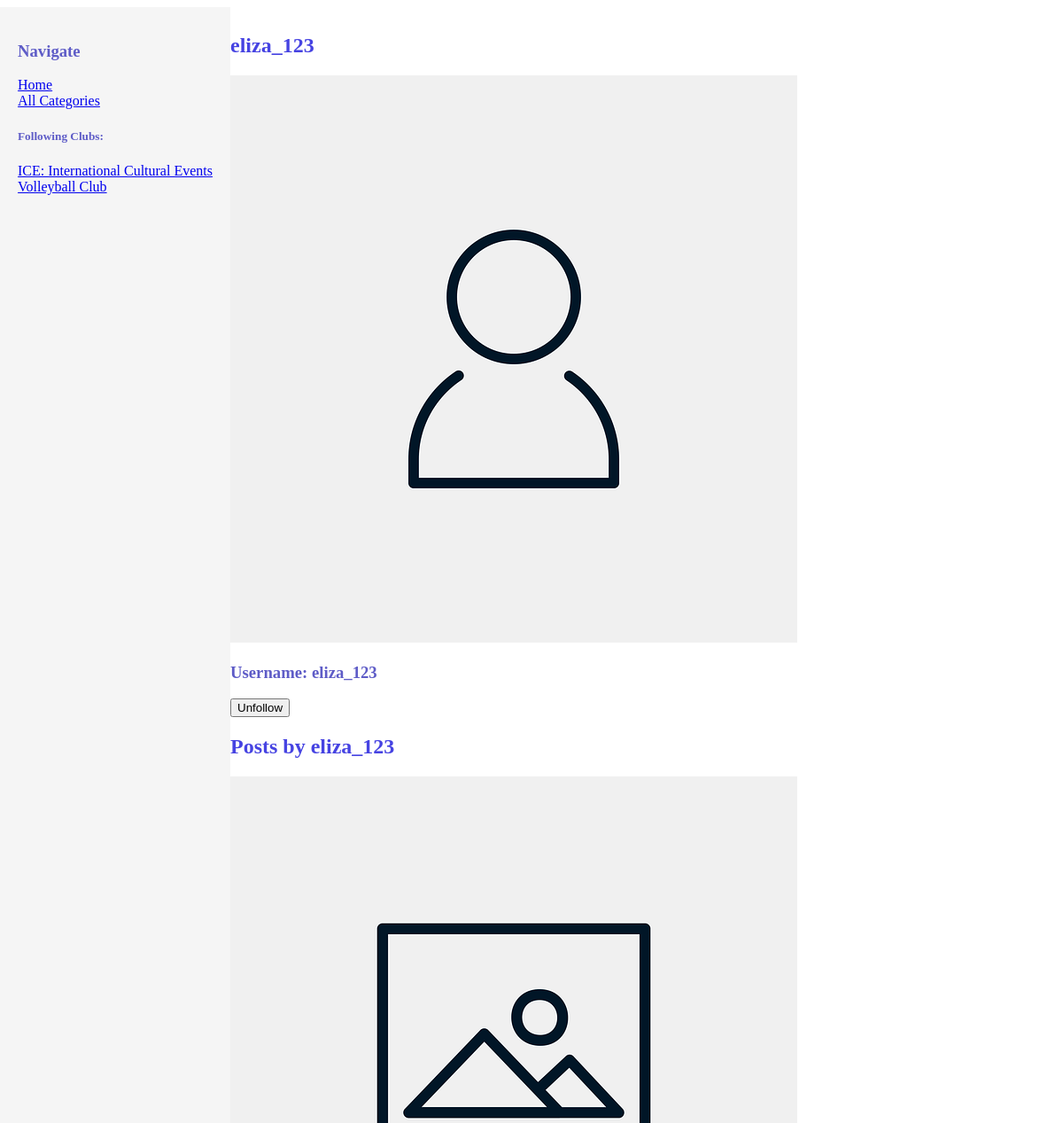
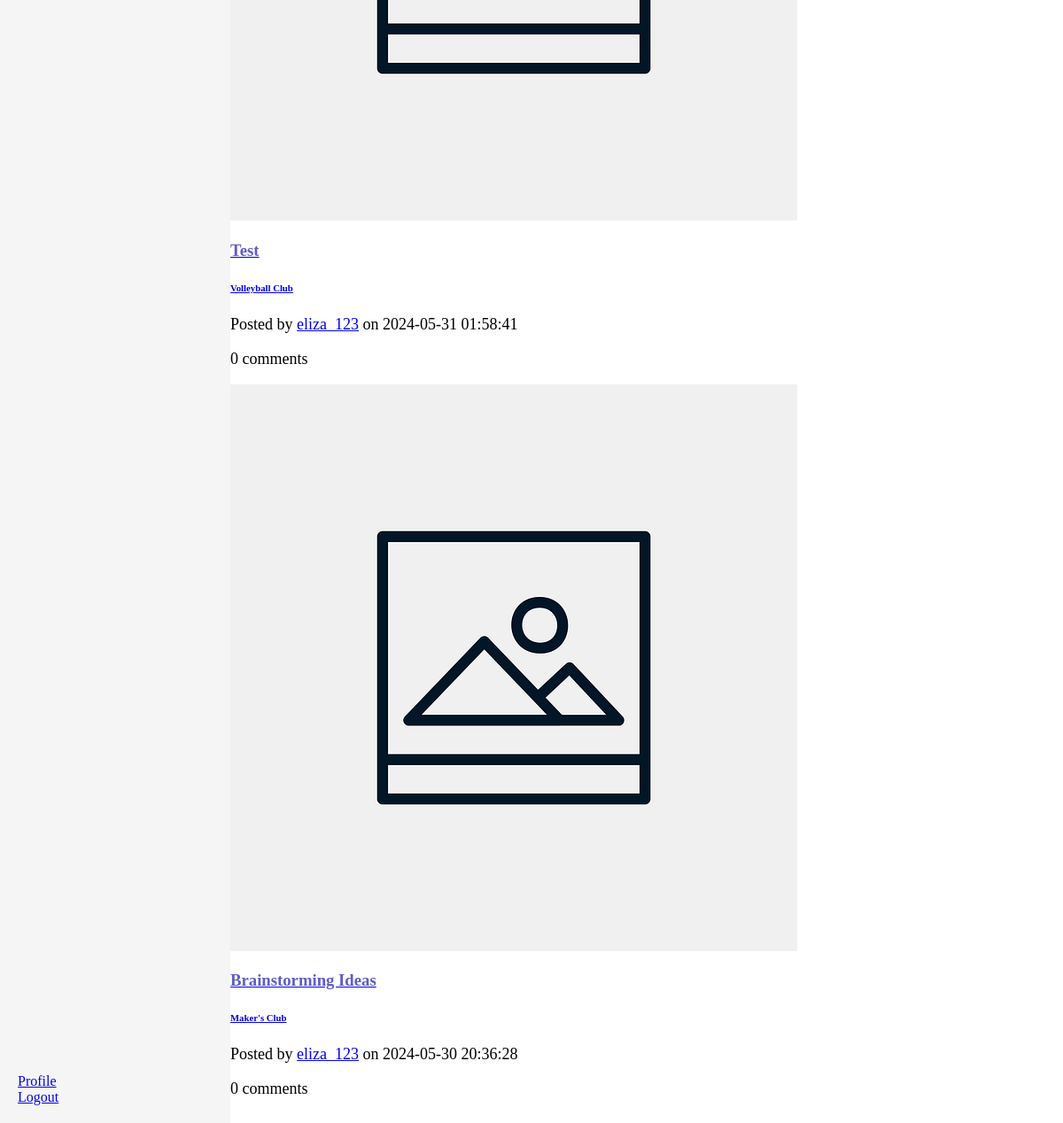
The page /profile/2 (signed in) on the database its author committed (2 pictures, top to bottom).
### tables this page shows
CREATE TABLE categories(
    id integer primary key not null,
    name text,
    description text,
    img text);

CREATE TABLE users(
    id integer primary key not null,
    uname text unique,
    email varchar(100) unique,
    password varchar(256),
    name text,
    pfp text,
    saved_cats text,
    saved_posts text,
    following_u text);

CREATE TABLE posts(
    id integer primary key not null,
    date datetime default (datetime('now','localtime')),
    saved_count integer default 0,
    comment_count integer default 0,
    title text,
    content text,
    attachment text,
    category_id integer,
    user_id integer,
    foreign key(category_id) references categories(id),
    foreign key(user_id) references users(id));

### app.py (the view)
@app.route('/profile/<int:user_id>', methods=['GET', 'POST'])  # If session exists, show to profile screen, else redirect to login
def get_profile(user_id):
    if check_session(session) is None:
        return redirect(url_for('login'))
    else:
        if user_id == session['user_id']:
            if request.method == 'POST':
                pfp = request.files['pfp']
                if pfp:
                    filename = str(datetime.now().strftime("%Y-%m-%d-%H-%M-%S-")) + pfp.filename
                    pfp.save(os.path.join(app.config['UPLOAD_FOLDER'], filename))
                    db.run_query(f"UPDATE users SET pfp = '{filename}' WHERE id = {user_id}")
                return redirect(url_for('get_profile', user_id=user_id))
            else:
                user = db.search(f"SELECT id, uname, email, pfp, saved_cats, saved_posts FROM users WHERE id = {user_id}", multiple=False)
                categories = retrieve_following('categories', db, user_id)
                posts = get_all_posts(db, choice='posts', ids=retrieve_following('posts', db, user_id)[0])
                if len(retrieve_following('users', db, user_id)[0]) == 0:
                    users = []
                else:
                    query = "SELECT id, uname, pfp FROM users WHERE "
                    for id in retrieve_following('users', db, user_id)[0]:
                        query += f"id = {id} OR "
                    query = query[:-4]
                    users = db.search(query, multiple=True)
                return render_template("profile.html", is_self=True, user_id=session['user_id'], categories=categories, user=user, following_u=users, saved_posts=posts, posts=get_all_posts(db, 'users', [user[0]]))
        else:  # User is requesting to see another user's profile
            categories = retrieve_following('categories', db, session['user_id'])  # Find saved categories for Navbar
            users = retrieve_following('users', db, session['user_id'])
            return render_template('profile.html', is_self=False, user_id=session['user_id'], categories=categories, user=db.search(f"SELECT id, uname, pfp FROM users WHERE id = {user_id}", multiple=False), following_u=users, posts=get_all_posts(db, 'users', [user_id]))

### library.py (called while the page is built)
def check_for_deleted(db:object, choice:str, id_list:list[int]):
    for id in id_list:
        if db.search(f"SELECT id FROM {choice} WHERE id = {id}", multiple=False) is None:
            print(db.search(f"SELECT id FROM {choice} WHERE id = {id}", multiple=False))
            id_list.remove(id)
    return id_list

def retrieve_following(choice: str, db: object, user_id:int):
    choices = {'categories': ['saved_cats', 'name'],
               'posts': ['saved_posts','title'],
               'users': ['following_u','uname']}
    if choice in choices:
        result = db.search(f"SELECT users.{choices[choice][0]} FROM users WHERE id = {user_id}", multiple=False)[0]
        if result is None or result == '':
            ids = []
            names = []
        else:
            ids = check_for_deleted(db=db, choice=choice, id_list=list(map(int, result.split(','))))
            names = []
            for id in ids:
                names.append(db.search(f"SELECT {choices[choice][1]} FROM {choice} WHERE id = {id}", multiple=False)[0])
    else:
        return "Invalid Choice"
    return [ids, names]

def get_all_posts(db: object, choice:str, ids: list[int]):
    if len(ids) != 0:
        choices = {'categories': 'category_id',
                   'posts': 'posts.id',
                   'users': 'user_id'}
        query = "SELECT posts.id, posts.date, posts.comment_count, posts.title, posts.attachment, categories.id, categories.name, users.id, users.uname FROM posts INNER JOIN categories ON posts.category_id = categories.id INNER JOIN users ON posts.user_id = users.id WHERE "
        for id in ids:
            query += f"{choices[choice]} = " + str(id) + " OR "
        query = query[:-3] + "ORDER BY date DESC" # Remove the last space and OR then sorts by date
        return db.search(query, multiple=True)
    else:
        return []

def check_session(session):
    if 'user_id' not in session:
        return None
    else:
        return session['user_id']

    def run_query(self, query: str):
        self.cursor.execute(query)  # Run query
        self.connection.commit()  # Save changes

    def search(self, query: str, multiple: bool = False):
        results = self.cursor.execute(query)
        self.run_query(query)
        if multiple:
            return results.fetchall()  # Fetchall returns multiple rows
        else:
            return results.fetchone()  # [0] Fetchone returns single value

### templates/profile.html (shortened to what this page needs)
{% extends "navbar.html" %}
{% block content %}
    {% if is_self != True %}
        <div class="p-1">
            <h2 class="uppercase">{{ user[1] }}</h2>
            <div class="frame u-shadow-md u-border-1 border-light bg-light">
                <div class="row">
                    <div class="col-4">
                            {% if user[2] != None %}
                                <img src="/uploads/{{ user[2] }}" alt="Profile Picture">
                            {% else %}
                                <img src="/default_pfp.png" alt="Default Profile Picture">
                            {% endif %}
                    </div>
                    <div class="col-8 frame-header">
                        <h3>Username: {{ user[1] }}</h3>
                        <a href="{{ url_for('follow_user', user_id=user[0]) }}"><button>{% if user[0] in following_u[0] %}Unfollow{% else %}Follow{% endif %}</button></a>
                    </div>
                </div>
            </div>
        </div>
    {% endif %}
    <div>
        <h2 class="uppercase">Posts by {{ user[1] }}</h2>
        <div class="p-1">
            {% for post in posts %}
                <div class="frame u-shadow-md u-border-1 border-light bg-light">
                    <div class="row">
                        <div class="col-5">
                            {% if post[4] != "None" %}
                                <img style="width:100%;height:100%" src="/uploads/{{ post[4] }}" alt="Post Image">
                            {% else %}
                                <img style="width:100%;height:100%" src="/default_img.png" alt="Default Post Image">
                            {% endif %}
                        </div>
                        <div class="col-7">
                            <a class="u u-LR" href="{{url_for('get_post', post_id=post[0])}}"><h3>{{ post[3] }}</h3></a>
                            <a class="u u-LR" href="{{url_for('get_category', cat_id=post[5])}}"><h6>{{ post[6] }}</h6></a>
                            <p>Posted by <a class="u u-LR" href="{{ url_for('get_profile',user_id=post[7])}}">{{ post[8] }}</a> on {{ post[1] }}</p>
                            <p>{{ post[2] }} comments</p>
                        </div>
                    </div>
                </div>
            {% endfor %}
        </div>
    </div>
{% endblock %}

### templates/navbar.html (shortened to what this page needs)
<!doctype html>
<html lang="en">
<head>
    <link rel="stylesheet" href="https://cdn.jsdelivr.net/npm/cirrus-ui/dist/cirrus.min.css">
    <link rel="stylesheet" href="/style.css">
</head>
<body>
    <div id="navbar" class="w-20p u-border-1 border-light">
        <div id="navbar-top">
            <h3>Navigate</h3>
            <a href="{{ url_for('home') }}" class="u u-LR">Home</a>
            <br>
            <a href="{{ url_for('all_categories') }}" class="u u-LR">All Categories</a>
            <h5>Following Clubs:</h5>
            {% for cat_id in categories[0] %}
                <a href="{{url_for('get_category', cat_id=cat_id)}}" class="u u-LR">{{ categories[1][loop.index0] }}</a>
                <br>
            {% endfor %}
        </div>
        <div id="navbar-bottom">
            <a href="{{ url_for('get_profile', user_id=user_id) }}" class="u u-LR">Profile</a>
            <br>
            <a href="{{ url_for('logout') }}" class="u u-LR">Logout</a>
        </div>
    </div>
    <div id="website" class="w-80p">
        {% block content %}{% endblock %}
    </div>
</body>
</html>

### rows shown on the page
categories: name "ICE: International Cultural Events"
categories: name "Volleyball Club"
users: uname "eliza_123"
posts: title "Test", name "Volleyball Club", uname "eliza_123", date "2024-05-31 01:58:41", comment_count "0"
posts: title "Brainstorming Ideas", name "Maker's Club", uname "eliza_123", date "2024-05-30 20:36:28", comment_count "0"
